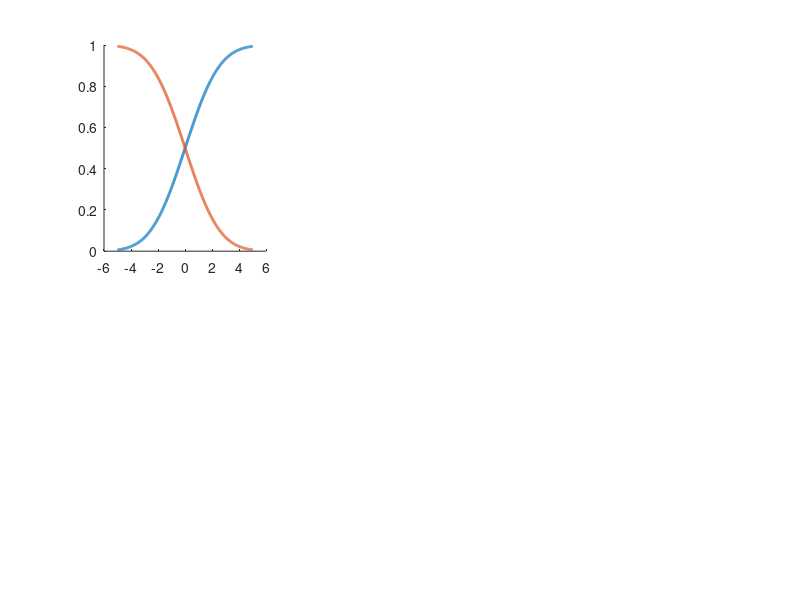

This figure's MATLAB source: (Note: this script raises an error after producing the figure.)
% load staircase solutions
load('staircases.mat');

%% Psychometric function
x = linspace(-5,5,1000); sigma = 2;
f = normpdf(x,0,sigma); F = normcdf(x,0,sigma);
figure; hold on; set(gcf,'Position',[50 300 1000 600]);

%% 1-up 1-down probs
% Draw Pup and Pdown
M = 1; N = 1; 
Pd = F/N; Pu = (1-F)/M;
subplot(2,3,1); hold on; plot(x,Pd,'LineWidth',2); plot(x,Pu,'LineWidth',2); vline(sigma*norminv(NonconsecutiveStaircase.BalancePoint.Percentile(M,N)),'--k'); 
box off; set(gca,'YTick',0.25:0.25:1,'XTick',sigma*[-2.5 0 2.5],'XTickLabel',{'-2.5\sigma','0','+2.5\sigma'},'FontSize',10); %axis off;
set(gca,'TickDir','Out'); ticklength;
title('1-up 1-down','fontweight','bold'); ylabel({'Transition probability'}); 
legend('Downward', 'Upward','Location','east'); hleg = legend('show'); title(hleg,'Direction');
% Draw psychometric function
subplot(2,3,4); plot(x,F,'k','LineWidth',2); vline(sigma*norminv(NonconsecutiveStaircase.BalancePoint.Percentile(M,N)),'--k'); 
hline(NonconsecutiveStaircase.BalancePoint.Percentile(M,N),'--k'); box off; %axis off;
xlabel('Stimulus, \it s','Interpreter','tex'); ylabel({'Cumulative Probability, \Phi(s)'}); 
set(gca,'YTick',0.25:0.25:1,'XTick',sigma*[-2.5 0 2.5],'XTickLabel',{'-2.5\sigma','0','+2.5\sigma'},'FontSize',10); %axis off;
set(gca,'TickDir','Out'); ticklength;
F_targ = NonconsecutiveStaircase.BalancePoint.Percentile(M,N);
[~,indx] = min(abs(F - F_targ));
hold on; plot(x(indx),F(indx),'ok','MarkerFaceColor','k');

%% 1-up 3-down probs
% Draw Pup and Pdown
M = 1; N = 3; 
Pd = F/N; Pu = (1-F)/M;
subplot(2,3,2); hold on; plot(x,Pd,'LineWidth',2); plot(x,Pu,'LineWidth',2); vline(sigma*norminv(NonconsecutiveStaircase.BalancePoint.Percentile(M,N)),'--k'); 
box off; set(gca,'YTick',0.25:0.25:1,'XTick',sigma*[-2.5 0 2.5],'XTickLabel',{'-2.5\sigma','0','+2.5\sigma'},'FontSize',10); %axis off;
set(gca,'TickDir','Out'); ticklength;
title('1-up 3-down','fontweight','bold');
% Draw psychometric function
subplot(2,3,5); plot(x,F,'k','LineWidth',2); vline(sigma*norminv(NonconsecutiveStaircase.BalancePoint.Percentile(M,N)),'--k'); 
hline(NonconsecutiveStaircase.BalancePoint.Percentile(M,N),'--k'); box off; %axis off; box off; %axis off;
xlabel('Stimulus, \it s','Interpreter','tex'); 
set(gca,'YTick',0.25:0.25:1,'XTick',sigma*[-2.5 0 2.5],'XTickLabel',{'-2.5\sigma','0','+2.5\sigma'},'FontSize',10); %axis off;
set(gca,'TickDir','Out'); ticklength;
F_targ = NonconsecutiveStaircase.BalancePoint.Percentile(M,N);
[~,indx] = min(abs(F - F_targ));
hold on; plot(x(indx),F(indx),'ok','MarkerFaceColor','k');

%% 3-up 1-down probs
% Draw Pup and Pdown
M = 3; N = 1; 
Pd = F/N; Pu = (1-F)/M;
subplot(2,3,3); hold on; plot(x,Pd,'LineWidth',2); plot(x,Pu,'LineWidth',2); vline(sigma*norminv(NonconsecutiveStaircase.BalancePoint.Percentile(M,N)),'--k'); 
box off; set(gca,'YTick',0.25:0.25:1,'XTick',sigma*[-2.5 0 2.5],'XTickLabel',{'-2.5\sigma','0','+2.5\sigma'},'FontSize',10); %axis off;
set(gca,'TickDir','Out'); ticklength;
title('3-up 1-down','fontweight','bold');
% Draw psychometric function
subplot(2,3,6); plot(x,F,'k','LineWidth',2); vline(sigma*norminv(NonconsecutiveStaircase.BalancePoint.Percentile(M,N)),'--k'); 
hline(NonconsecutiveStaircase.BalancePoint.Percentile(M,N),'--k'); box off; %axis off; box off; %axis off;
xlabel('Stimulus, \it s','Interpreter','tex'); 
set(gca,'YTick',0.25:0.25:1,'XTick',sigma*[-2.5 0 2.5],'XTickLabel',{'-2.5\sigma','0','+2.5\sigma'},'FontSize',10); %axis off;
set(gca,'TickDir','Out'); ticklength;
F_targ = NonconsecutiveStaircase.BalancePoint.Percentile(M,N);
[~,indx] = min(abs(F - F_targ));
hold on; plot(x(indx),F(indx),'ok','MarkerFaceColor','k');